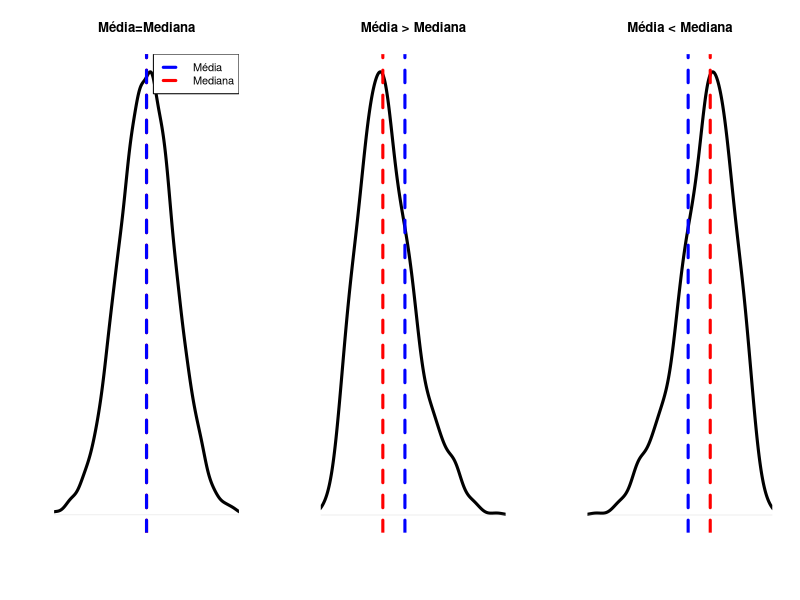
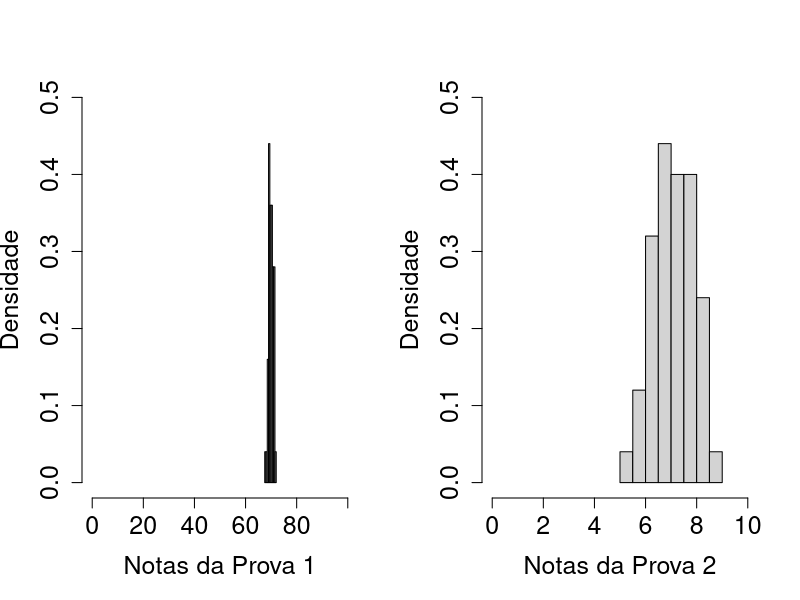
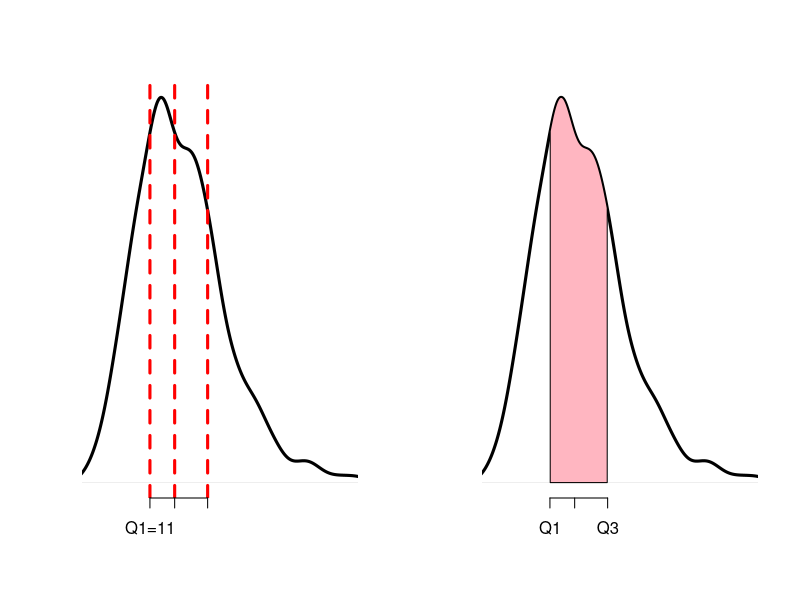
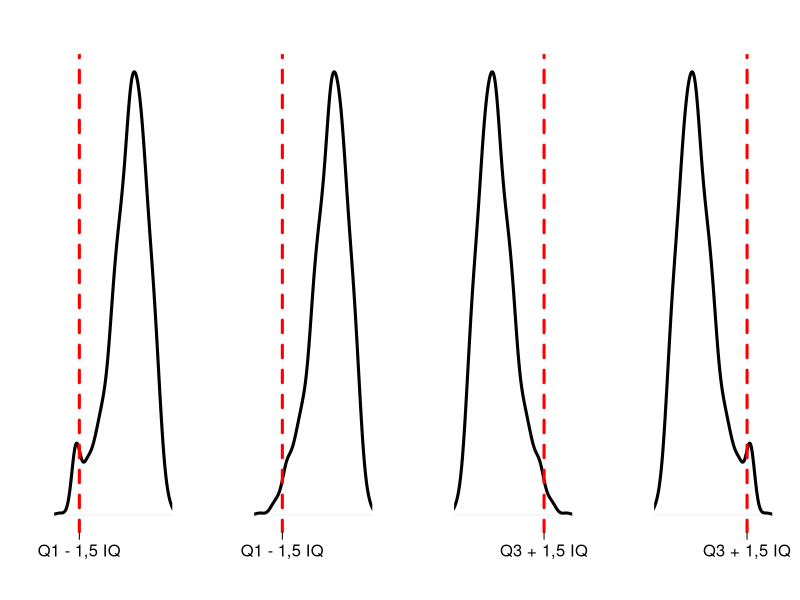
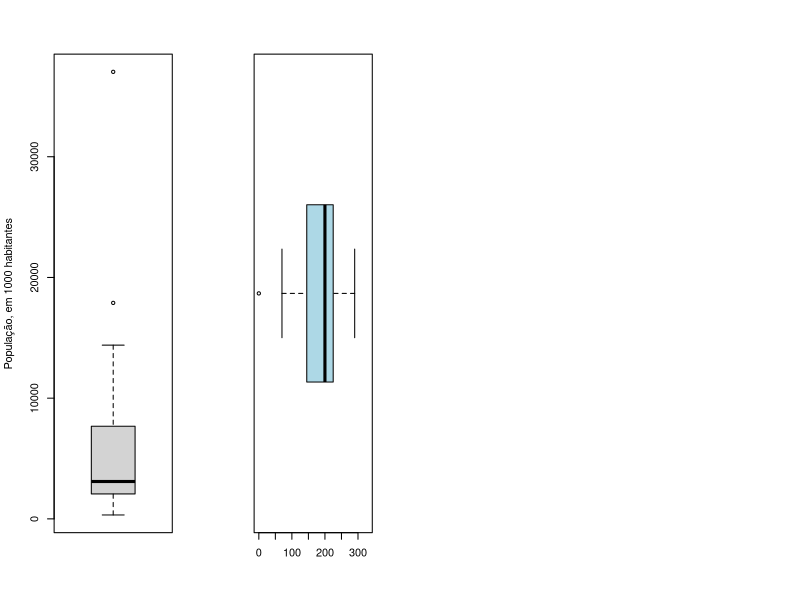
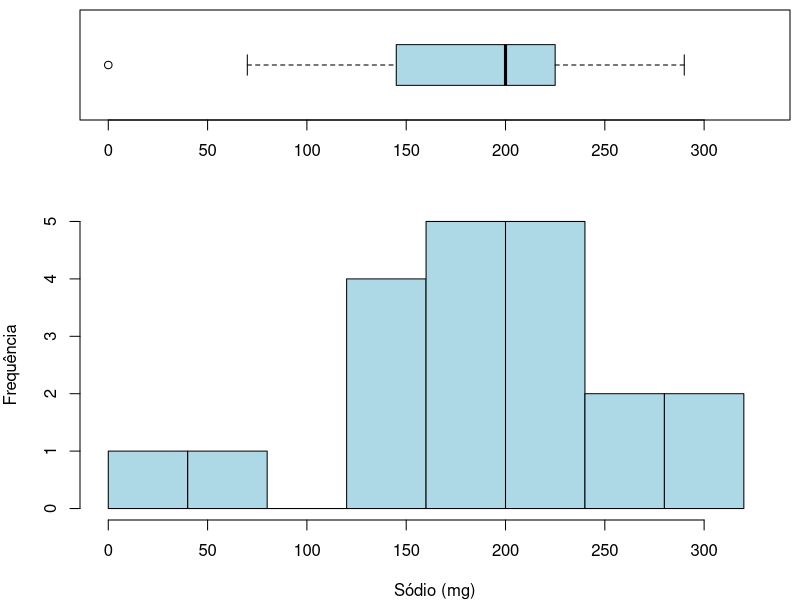
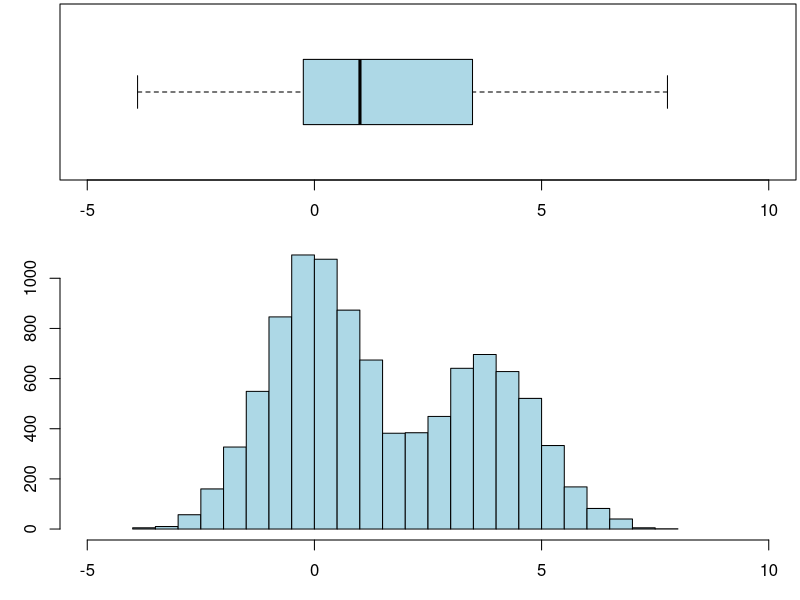
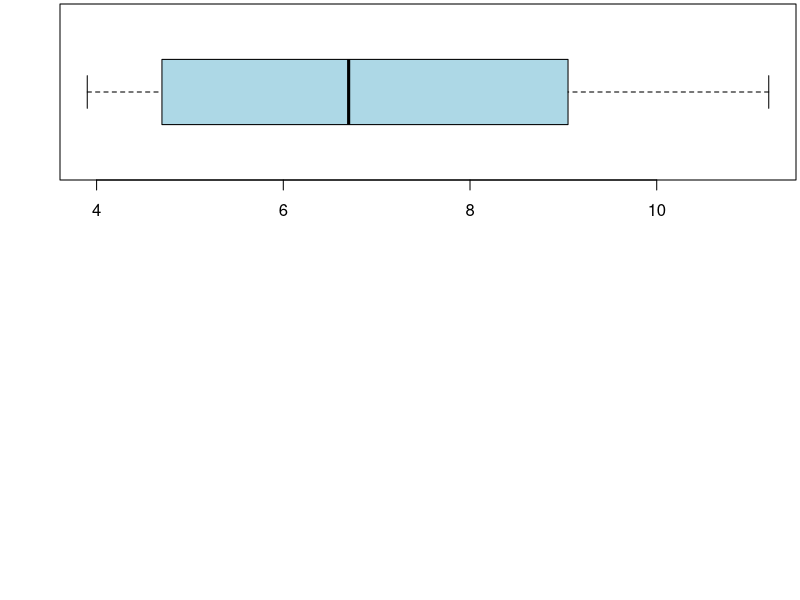

The R script that drew these images, in order:
## ---- chunk 1
par(mfrow=c(1,3))
set.seed(44)
sym <- rnorm(10000)
plot(density(sym),ylab="",main="Média=Mediana",xlab="",axes=FALSE,xlim=c(-3,3),cex.lab=1.5,lwd=3)
abline(v=0,col="red",lty=2,lwd=3)
abline(v=0,col="blue",lty=2,lwd=3)
legend("topright",legend=c("Média","Mediana"),col=c("blue","red"),lty=2,border="white",lwd=3)

set.seed(44)
asymDir <- c(rchisq(1000,df=15))
plot(density(asymDir),ylab="",main="Média > Mediana",xlim=c(4,35),axes=FALSE,xlab="",cex.lab=1.5,lwd=3)
abline(v=14,col="red",lty=2,lwd=3)
abline(v=18,col="blue",lty=2,lwd=3)

asymEsq <- -asymDir
plot(density(asymEsq),ylab="",main="Média < Mediana",xlim=c(-35,-4),axes=FALSE,xlab="",cex.lab=1.5,lwd=3)
abline(v=-14,col="red",lty=2,lwd=3)
abline(v=-18,col="blue",lty=2,lwd=3)
#legend("topright",legend=c("Média","Mediana"),col=c("blue","red"),lty=2,border="white",lwd=3)
## ---- chunk 2
set.seed(3)
prova1 <- rnorm(50,mean=70,sd=1)
prova2 <- rnorm(50,mean=7,sd=1)
par(mfrow=c(1,2))
hist(prova1,freq=FALSE,xlab="Notas da Prova 1",ylab="Densidade",main=" ",xlim=c(0,100),ylim=c(0,.5),cex.axis=1.5,cex.lab=1.5)
hist(prova2,freq=FALSE,xlab="Notas da Prova 2",ylab="Densidade",main=" ",xlim=c(0,10),ylim=c(0,.5),cex.axis=1.5,cex.lab=1.5)
## ---- chunk 3
set.seed(2015)
asymDir <- round(c(rchisq(1000,df=15)),0)
a <- boxplot(asymDir,plot=FALSE)
q1 <- round(a$stats[2],0)
q2 <- round(a$stats[3],0)
q3 <- round(a$stats[4],0)
plot(density(asymDir),ylab="",main=" ",xlim=c(4,35),axes=FALSE,xlab="",cex.lab=1.5,lwd=3)
abline(v=q1,col="red",lty=2,lwd=3)
abline(v=q2,col="red",lty=2,lwd=3)
abline(v=q3,col="red",lty=2,lwd=3)
axis(side=1, at=c(q1,q2,q3), labels=c(paste0("Q1=",q1),paste0("Q2=",q2),paste0("Q3=",q3)))
## ---- chunk 4
dens <- density(asymDir)
plot(dens,ylab="",main=" ",xlim=c(4,35),axes=FALSE,xlab="",cex.lab=1.5,lwd=3)
axis(side=1, at=c(q1,q2,q3), labels=c("Q1","Q2","Q3"))
x1 <- min(which(dens$x >= q1))  
x2 <- max(which(dens$x <  q3))
with(dens, polygon(x=c(x[c(x1,x1:x2,x2)]), y= c(0, y[x1:x2], 0), col="lightpink"))
#abline(v=q1,col="red",lty=2,lwd=3)
#abline(v=q3,col="red",lty=2,lwd=3)
## ---- chunk 5
par(mfrow=c(1,4))
set.seed(44)
asymDir <- c(rchisq(1000,df=15))
asymEsq <- c(-asymDir,rep(-30,30))
plot(density(asymEsq),ylab="",main=" ",xlim=c(-35,-4),axes=FALSE,xlab="",cex.lab=1.5,lwd=3)
a <- boxplot(asymEsq,plot=FALSE)
IQ <- a$stats[4]-a$stats[2]
LI <- a$stats[2]-1.5*IQ
abline(v=LI,col="red",lty=2,lwd=3)
axis(side=1,at=c(LI),labels=c("Q1 - 1,5 IQ"),cex.axis=1.5,cex.lab=1.5)

set.seed(44)
asymDir <- c(rchisq(1000,df=15))
asymEsq <- c(-asymDir)
plot(density(asymEsq),ylab="",main=" ",xlim=c(-35,-4),axes=FALSE,xlab="",cex.lab=1.5,lwd=3)
a <- boxplot(asymEsq,plot=FALSE)
IQ <- a$stats[4]-a$stats[2]
LI <- a$stats[2]-1.5*IQ
abline(v=LI,col="red",lty=2,lwd=3)
axis(side=1,at=c(LI),labels=c("Q1 - 1,5 IQ"),cex.axis=1.5,cex.lab=1.5)

set.seed(44)
asymDir <- c(rchisq(1000,df=15))
a <- boxplot(asymDir,plot=FALSE)
IQ <- a$stats[4]-a$stats[2]
LS <- a$stats[4]+1.5*IQ
plot(density(asymDir),ylab="",main=" ",xlim=c(4,35),axes=FALSE,xlab="",cex.lab=1.5,lwd=3)
abline(v=LS,col="red",lty=2,lwd=3)
axis(side=1,at=c(LS),labels=c("Q3 + 1,5 IQ"),cex.axis=1.5,cex.lab=1.5)

set.seed(44)
asymDir <- c(rchisq(1000,df=15),rep(30,30))
plot(density(asymDir),ylab="",main=" ",xlim=c(4,35),axes=FALSE,xlab="",cex.lab=1.5,lwd=3)
a <- boxplot(asymDir,plot=FALSE)
IQ <- a$stats[4]-a$stats[2]
LS <- a$stats[4]+1.5*IQ
abline(v=LS,col="red",lty=2,lwd=3)
axis(side=1,at=c(LS),labels=c("Q3 + 1,5 IQ"),cex.axis=1.5,cex.lab=1.5)
## ---- chunk 6
estados <- c(325,478,558,1158,1380,1785,2052,2079,2505,2777,2813,2823,2844,3098,
             3444,5004,5357,5652,6193,7431,7919,9564,10188,13071,14392,17892,37033)

med <- median(estados) # Q2
Q1 <- quantile(estados,prob=.25,type=2) # Q1
Q3 <- quantile(estados,prob=.75,type=2) # Q3
IQ <- IQR(estados,type=2) # IQ
## ---- chunk 7
boxplot(estados,ylab="População, em 1000 habitantes",type=2)
## ---- chunk 8
cereais <- c(0, 70, 125, 125, 140, 150, 170, 170, 180, 200,
             200, 210, 210, 220, 220, 230, 250, 260, 290, 290)
## ---- chunk 9
#par(mfrow=c(2,1))
#nf <- layout(mat = matrix(c(1,2),2,1, byrow=TRUE),  height = c(1,2))
#    par(mar=c(4, 4, .5, .5))
boxplot(cereais, horizontal=TRUE,  outline=TRUE,ylim=c(-1,330),col="lightblue",type=3)
#hist(cereais,xlim=c(-1,330),breaks=c(0,40,80,120,160,200,240,280,320),main="",col="lightblue",xlab="Sódio (mg)",ylab="Frequência")
## ---- chunk 10
par(mfrow=c(2,1))
nf <- layout(mat = matrix(c(1,2),2,1, byrow=TRUE),  height = c(1,2))
    par(mar=c(4, 4, .5, .5))
boxplot(cereais, horizontal=TRUE,  outline=TRUE,ylim=c(-1,330),col="lightblue",type=3)
hist(cereais,xlim=c(-1,330),breaks=c(0,40,80,120,160,200,240,280,320),main="",col="lightblue",xlab="Sódio (mg)",ylab="Frequência")
## ---- chunk 11
mu1 <- log(1)   
mu2 <- log(50)
sig1 <- log(3)
sig2 <- log(3)
cpct <- 0.4   

bimodalDistFunc <- function (n,cpct, mu1, mu2, sig1, sig2) {
    set.seed(4)
  y0 <- rlnorm(n,mean=mu1, sd = sig1)
    set.seed(5)
  y1 <- rlnorm(n,mean=mu2, sd = sig2)

  flag <- rbinom(n,size=1,prob=cpct)
  y <- y0*(1 - flag) + y1*flag 
}

bimodalData <- bimodalDistFunc(n=10000,cpct,mu1,mu2, sig1,sig2)

nf <- layout(mat = matrix(c(1,2),2,1, byrow=TRUE),  height = c(1,1.5))
    par(mar=c(3, 3, .2, .2))
boxplot(log(bimodalData), horizontal=TRUE,  outline=TRUE,ylim=c(-5,10),col="lightblue",type=3)
hist(log(bimodalData),nclass=20,xlab="",ylab="Frequência",col="lightblue",main="",xlim=c(-5,10))
## ---- chunk 12
desemprego <- c(8.3,6,9.2,9.3,11.2,9.5,6.7,4.4,3.9,4.6,8.5,8.9,4.5,6,4.8)
des <- data.frame(Taxa=desemprego,Pais=c("Bélgica","Dinamarca","Alemanha","Grécia","Espanha","França","Portugal","Holanda","Luxemburgo","Irlanda","Itália","Finlândia","Áustria","Suécia","Reino Unido"))
des
## ---- chunk 13
Q1 <- quantile(desemprego,prob=.25,type=2)
Q3 <- quantile(desemprego,prob=.75,type=2)
IQ <- IQR(desemprego,type=2)
LI <- Q1-1.5*IQ
LS <- Q3+1.5*IQ
## ---- chunk 14
boxplot(desemprego,type=2,horizontal=TRUE,col="lightblue")
